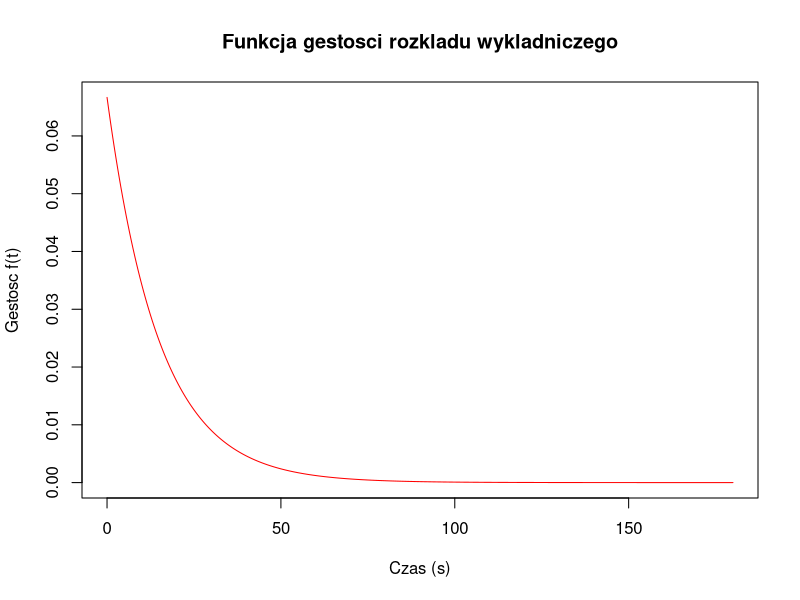

Source code (R):
# Zad 3

punif(q = 7, min = 4, max = 12)
punif(q = 11, min = 4, max = 12) - punif(q = 5, min = 4, max = 12)
1 - punif(q = 10, min = 4, max = 12)
qunif(p = 0.6, min = 4, max = 12)

# Zad 4
lambda <- 1 / 15
pexp(q = 30, rate = lambda, lower.tail = FALSE)
pexp(q = 20, rate = lambda)
pexp(q = 80, rate = lambda) - pexp(q = 40, rate = 1 / 15)
qexp(p = 0.2, rate = lambda, lower.tail = FALSE)
x_vals <- seq(0, 180, by = 0.5)
y_vals <- dexp(x_vals, rate = lambda)
plot(
    x = x_vals,
    y = y_vals,
    type = "l",
    main = "Funkcja gestosci rozkladu wykladniczego",
    col = "red",
    xlab = "Czas (s)",
    ylab = "Gestosc f(t)"
)
